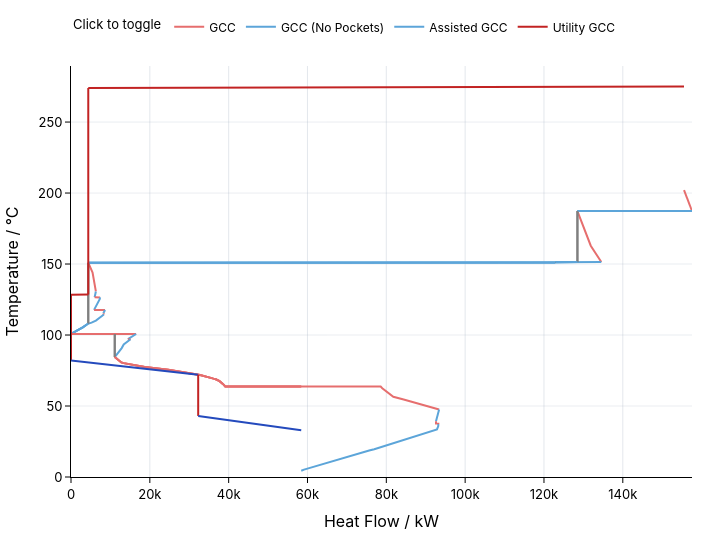

The notebook cell saved with this chart:
### Markdown cell above
## Render the key graphs in scope order
Read the local-process GCC first, then move to the total-site profiles and the Site Utility Grand Composite Curve. Because the case is a real `PinchProblem`, the standard `plot` accessor is enough for all three figures.

### Code cell
baseline.plot.grand_composite_curve(zone_name=direct_target_name)

### Figure 1 — Plotly figure (JSON) as saved in the notebook; plotly's stock layout.template omitted (floating-point values rounded to 4 significant figures)
{"data": [{"hovertemplate": "GCC<br>Heat Flow / kW: %{x}<br>Temperature / °C: %{y}<extra></extra>", "legendgroup": "GCC", "line": {"color": "#e66e6e", "width": 2}, "mode": "lines", "name": "GCC", "showlegend": true, "type": "scatter", "x": [155500.0, 157600.0], "y": [202, 187.4]}, {"hovertemplate": "GCC<br>Heat Flow / kW: %{x}<br>Temperature / °C: %{y}<extra></extra>", "legendgroup": "GCC", "line": {"color": "#5ca5d9", "width": 2}, "mode": "lines", "name": "GCC", "showlegend": false, "type": "scatter", "x": [157600.0, 155500.0, 128500.0], "y": [187.4, 187.4, 187.3]}, {"hovertemplate": "GCC<br>Heat Flow / kW: %{x}<br>Temperature / °C: %{y}<extra></extra>", "legendgroup": "GCC", "line": {"color": "#e66e6e", "width": 2}, "mode": "lines", "name": "GCC", "showlegend": false, "type": "scatter", "x": [128500.0, 131900.0, 134500.0], "y": [187.3, 162.9, 151.4]}, {"hovertemplate": "GCC<br>Heat Flow / kW: %{x}<br>Temperature / °C: %{y}<extra></extra>", "legendgroup": "GCC", "line": {"color": "#5ca5d9", "width": 2}, "mode": "lines", "name": "GCC", "showlegend": false, "type": "scatter", "x": [134500.0, 128500.0, 122800.0], "y": [151.4, 151.3, 151.3]}, {"hovertemplate": "GCC<br>Heat Flow / kW: %{x}<br>Temperature / °C: %{y}<extra></extra>", "legendgroup": "GCC", "line": {"color": "#e66e6e", "width": 2}, "mode": "lines", "name": "GCC", "showlegend": false, "type": "scatter", "x": [122800.0, 122900.0], "y": [151.3, 151]}, {"hovertemplate": "GCC<br>Heat Flow / kW: %{x}<br>Temperature / °C: %{y}<extra></extra>", "legendgroup": "GCC", "line": {"color": "#5ca5d9", "width": 2}, "mode": "lines", "name": "GCC", "showlegend": false, "type": "scatter", "x": [122900.0, 122800.0, 8218.0, 4381.0], "y": [151, 151, 150.9, 150.9]}, {"hovertemplate": "GCC<br>Heat Flow / kW: %{x}<br>Temperature / °C: %{y}<extra></extra>", "legendgroup": "GCC", "line": {"color": "#e66e6e", "width": 2}, "mode": "lines", "name": "GCC", "showlegend": false, "type": "scatter", "x": [4381.0, 4404.0, 4762.0, 5474.0, 6306.0], "y": [150.9, 150.8, 148.5, 144, 130.7]}, {"hovertemplate": "GCC<br>Heat Flow / kW: %{x}<br>Temperature / °C: %{y}<extra></extra>", "legendgroup": "GCC", "line": {"color": "#5ca5d9", "width": 2}, "mode": "lines", "name": "GCC", "showlegend": false, "type": "scatter", "x": [6306.0, 6141.0, 6133.0, 5995.0], "y": [130.7, 128.5, 128.4, 126.6]}, {"hovertemplate": "GCC<br>Heat Flow / kW: %{x}<br>Temperature / °C: %{y}<extra></extra>", "legendgroup": "GCC", "line": {"color": "#e66e6e", "width": 2}, "mode": "lines", "name": "GCC", "showlegend": false, "type": "scatter", "x": [5995.0, 7382.0], "y": [126.6, 126.5]}, {"hovertemplate": "GCC<br>Heat Flow / kW: %{x}<br>Temperature / °C: %{y}<extra></extra>", "legendgroup": "GCC", "line": {"color": "#5ca5d9", "width": 2}, "mode": "lines", "name": "GCC", "showlegend": false, "type": "scatter", "x": [7382.0, 7283.0, 5850.0], "y": [126.5, 125.2, 117.7]}, {"hovertemplate": "GCC<br>Heat Flow / kW: %{x}<br>Temperature / °C: %{y}<extra></extra>", "legendgroup": "GCC", "line": {"color": "#e66e6e", "width": 2}, "mode": "lines", "name": "GCC", "showlegend": false, "type": "scatter", "x": [5850.0, 8639.0], "y": [117.7, 117.6]}, {"hovertemplate": "GCC<br>Heat Flow / kW: %{x}<br>Temperature / °C: %{y}<extra></extra>", "legendgroup": "GCC", "line": {"color": "#5ca5d9", "width": 2}, "mode": "lines", "name": "GCC", "showlegend": false, "type": "scatter", "x": [8639.0, 8200.0], "y": [117.6, 115.3]}, {"hovertemplate": "GCC<br>Heat Flow / kW: %{x}<br>Temperature / °C: %{y}<extra></extra>", "legendgroup": "GCC", "line": {"color": "#e66e6e", "width": 2}, "mode": "lines", "name": "GCC", "showlegend": false, "type": "scatter", "x": [8200.0, 8345.0], "y": [115.3, 114.4]}, {"hovertemplate": "GCC<br>Heat Flow / kW: %{x}<br>Temperature / °C: %{y}<extra></extra>", "legendgroup": "GCC", "line": {"color": "#5ca5d9", "width": 2}, "mode": "lines", "name": "GCC", "showlegend": false, "type": "scatter", "x": [8345.0, 6545.0, 6315.0, 5219.0, 4381.0, 4293.0, 2989.0, 407.4, 0], "y": [114.4, 110.6, 110.2, 108.7, 108.0, 107.9, 105.4, 101.5, 100.8]}, {"hovertemplate": "GCC<br>Heat Flow / kW: %{x}<br>Temperature / °C: %{y}<extra></extra>", "legendgroup": "GCC", "line": {"color": "#e66e6e", "width": 2}, "mode": "lines", "name": "GCC", "showlegend": false, "type": "scatter", "x": [0, 11100.0, 16530.0], "y": [100.8, 100.7, 100.7]}, {"hovertemplate": "GCC<br>Heat Flow / kW: %{x}<br>Temperature / °C: %{y}<extra></extra>", "legendgroup": "GCC", "line": {"color": "#5ca5d9", "width": 2}, "mode": "lines", "name": "GCC", "showlegend": false, "type": "scatter", "x": [16530.0, 14490.0, 14430.0], "y": [100.7, 97.2, 97.1]}, {"hovertemplate": "GCC<br>Heat Flow / kW: %{x}<br>Temperature / °C: %{y}<extra></extra>", "legendgroup": "GCC", "line": {"color": "#e66e6e", "width": 2}, "mode": "lines", "name": "GCC", "showlegend": false, "type": "scatter", "x": [14430.0, 15100.0], "y": [97.1, 97]}, {"hovertemplate": "GCC<br>Heat Flow / kW: %{x}<br>Temperature / °C: %{y}<extra></extra>", "legendgroup": "GCC", "line": {"color": "#5ca5d9", "width": 2}, "mode": "lines", "name": "GCC", "showlegend": false, "type": "scatter", "x": [15100.0, 13770.0, 13370.0, 12870.0, 11920.0, 11390.0, 11250.0, 11250.0, 11100.0], "y": [97, 94.6, 93.3, 90.8, 87.6, 85.8, 85.5, 85.1, 84.5]}, {"hovertemplate": "GCC<br>Heat Flow / kW: %{x}<br>Temperature / °C: %{y}<extra></extra>", "legendgroup": "GCC", "line": {"color": "#e66e6e", "width": 2}, "mode": "lines", "name": "GCC", "showlegend": false, "type": "scatter", "x": [11100.0, 11460.0, 12180.0, 12400.0, 12400.0, 12770.0, 13370.0, 14870.0, 18730.0, 24670.0, 25160.0, 26680.0, 29510.0, 31060.0, 32750.0, 36150.0, 36610.0, 37690.0, 38250.0, 38490.0, 38590.0, 39140.0, 58410.0, 63220.0, 78564, 78970.0, 81460.0, 81780.0, 84400.0, 84520.0, 87280.0, 88330.0, 89130.0, 91910.0, 92910.0, 93390.0], "y": [84.5, 83.7, 82.5, 81.9, 81.6, 80.7, 80.2, 79.5, 77.5, 75.5, 75.3, 74.3, 73.1, 72.5, 71.8, 69.3, 69, 67.5, 66.3, 65.9, 65.4, 63.8, 63.75, 63.74, 63.7, 62.5, 57.2, 56.5, 54.6, 54.5, 52.5, 51.7, 51.1, 49, 48, 47.5]}, {"hovertemplate": "GCC<br>Heat Flow / kW: %{x}<br>Temperature / °C: %{y}<extra></extra>", "legendgroup": "GCC", "line": {"color": "#5ca5d9", "width": 2}, "mode": "lines", "name": "GCC", "showlegend": false, "type": "scatter", "x": [93390.0, 92641, 92600.0], "y": [47.5, 40.2, 39.3]}, {"hovertemplate": "GCC<br>Heat Flow / kW: %{x}<br>Temperature / °C: %{y}<extra></extra>", "legendgroup": "GCC", "line": {"color": "#e66e6e", "width": 2}, "mode": "lines", "name": "GCC", "showlegend": false, "type": "scatter", "x": [92600.0, 92610.0, 93190.0, 93200.0], "y": [39.3, 37.7, 37.6, 37.4]}, {"hovertemplate": "GCC<br>Heat Flow / kW: %{x}<br>Temperature / °C: %{y}<extra></extra>", "legendgroup": "GCC", "line": {"color": "#5ca5d9", "width": 2}, "mode": "lines", "name": "GCC", "showlegend": false, "type": "scatter", "x": [93200.0, 93180.0, 92850.0, 80790.0, 76940.0, 75650.0, 65640.0, 60880.0, 59430.0, 59120.0, 58410.0], "y": [37.4, 35.8, 33.5, 22.5, 19.5, 18.6, 10.8, 6.8, 5.5, 5.2, 4.4]}, {"hovertemplate": "GCC (No Pockets)<br>Heat Flow / kW: %{x}<br>Temperature / °C: %{y}<extra></extra>", "legendgroup": "GCC (No Pockets)", "line": {"color": "#5ca5d9", "width": 2}, "mode": "lines", "name": "GCC (No Pockets)", "showlegend": true, "type": "scatter", "x": [155500.0, 128500.0], "y": [187.4, 187.3]}, {"hovertemplate": "GCC (No Pockets)<br>Heat Flow / kW: %{x}<br>Temperature / °C: %{y}<extra></extra>", "legendgroup": "GCC (No Pockets)", "line": {"color": "#7f7f7f", "width": 2}, "mode": "lines", "name": "GCC (No Pockets)", "showlegend": false, "type": "scatter", "x": [128500.0, 128500.0], "y": [187.3, 151.3]}, {"hovertemplate": "GCC (No Pockets)<br>Heat Flow / kW: %{x}<br>Temperature / °C: %{y}<extra></extra>", "legendgroup": "GCC (No Pockets)", "line": {"color": "#5ca5d9", "width": 2}, "mode": "lines", "name": "GCC (No Pockets)", "showlegend": false, "type": "scatter", "x": [128500.0, 122800.0], "y": [151.3, 151.3]}, {"hovertemplate": "GCC (No Pockets)<br>Heat Flow / kW: %{x}<br>Temperature / °C: %{y}<extra></extra>", "legendgroup": "GCC (No Pockets)", "line": {"color": "#7f7f7f", "width": 2}, "mode": "lines", "name": "GCC (No Pockets)", "showlegend": false, "type": "scatter", "x": [122800.0, 122800.0], "y": [151.3, 151]}, {"hovertemplate": "GCC (No Pockets)<br>Heat Flow / kW: %{x}<br>Temperature / °C: %{y}<extra></extra>", "legendgroup": "GCC (No Pockets)", "line": {"color": "#5ca5d9", "width": 2}, "mode": "lines", "name": "GCC (No Pockets)", "showlegend": false, "type": "scatter", "x": [122800.0, 8218.0, 4381.0], "y": [151, 150.9, 150.9]}, {"hovertemplate": "GCC (No Pockets)<br>Heat Flow / kW: %{x}<br>Temperature / °C: %{y}<extra></extra>", "legendgroup": "GCC (No Pockets)", "line": {"color": "#7f7f7f", "width": 2}, "mode": "lines", "name": "GCC (No Pockets)", "showlegend": false, "type": "scatter", "x": [4381.0, 4381.0], "y": [150.9, 108.0]}, {"hovertemplate": "GCC (No Pockets)<br>Heat Flow / kW: %{x}<br>Temperature / °C: %{y}<extra></extra>", "legendgroup": "GCC (No Pockets)", "line": {"color": "#5ca5d9", "width": 2}, "mode": "lines", "name": "GCC (No Pockets)", "showlegend": false, "type": "scatter", "x": [4381.0, 4293.0, 2989.0, 407.4, 0], "y": [108.0, 107.9, 105.4, 101.5, 100.8]}, {"hovertemplate": "GCC (No Pockets)<br>Heat Flow / kW: %{x}<br>Temperature / °C: %{y}<extra></extra>", "legendgroup": "GCC (No Pockets)", "line": {"color": "#e66e6e", "width": 2}, "mode": "lines", "name": "GCC (No Pockets)", "showlegend": false, "type": "scatter", "x": [0, 11100.0], "y": [100.8, 100.7]}, {"hovertemplate": "GCC (No Pockets)<br>Heat Flow / kW: %{x}<br>Temperature / °C: %{y}<extra></extra>", "legendgroup": "GCC (No Pockets)", "line": {"color": "#7f7f7f", "width": 2}, "mode": "lines", "name": "GCC (No Pockets)", "showlegend": false, "type": "scatter", "x": [11100.0, 11100.0], "y": [100.7, 84.5]}, {"hovertemplate": "GCC (No Pockets)<br>Heat Flow / kW: %{x}<br>Temperature / °C: %{y}<extra></extra>", "legendgroup": "GCC (No Pockets)", "line": {"color": "#e66e6e", "width": 2}, "mode": "lines", "name": "GCC (No Pockets)", "showlegend": false, "type": "scatter", "x": [11100.0, 11460.0, 12180.0, 12400.0, 12400.0, 12770.0, 13370.0, 14870.0, 18730.0, 24670.0, 25160.0, 26680.0, 29510.0, 31060.0, 32750.0, 36150.0, 36610.0, 37690.0, 38250.0, 38490.0, 38590.0, 39140.0, 58410.0], "y": [84.5, 83.7, 82.5, 81.9, 81.6, 80.7, 80.2, 79.5, 77.5, 75.5, 75.3, 74.3, 73.1, 72.5, 71.8, 69.3, 69, 67.5, 66.3, 65.9, 65.4, 63.8, 63.75]}, {"hovertemplate": "Assisted GCC<br>Heat Flow / kW: %{x}<br>Temperature / °C: %{y}<extra></extra>", "legendgroup": "Assisted GCC", "line": {"color": "#5ca5d9", "width": 2}, "mode": "lines", "name": "Assisted GCC", "showlegend": true, "type": "scatter", "x": [155500.0, 128500.0], "y": [187.4, 187.3]}, {"hovertemplate": "Assisted GCC<br>Heat Flow / kW: %{x}<br>Temperature / °C: %{y}<extra></extra>", "legendgroup": "Assisted GCC", "line": {"color": "#7f7f7f", "width": 2}, "mode": "lines", "name": "Assisted GCC", "showlegend": false, "type": "scatter", "x": [128500.0, 128500.0], "y": [187.3, 151.3]}, {"hovertemplate": "Assisted GCC<br>Heat Flow / kW: %{x}<br>Temperature / °C: %{y}<extra></extra>", "legendgroup": "Assisted GCC", "line": {"color": "#5ca5d9", "width": 2}, "mode": "lines", "name": "Assisted GCC", "showlegend": false, "type": "scatter", "x": [128500.0, 122800.0], "y": [151.3, 151.3]}, {"hovertemplate": "Assisted GCC<br>Heat Flow / kW: %{x}<br>Temperature / °C: %{y}<extra></extra>", "legendgroup": "Assisted GCC", "line": {"color": "#7f7f7f", "width": 2}, "mode": "lines", "name": "Assisted GCC", "showlegend": false, "type": "scatter", "x": [122800.0, 122800.0], "y": [151.3, 151]}, {"hovertemplate": "Assisted GCC<br>Heat Flow / kW: %{x}<br>Temperature / °C: %{y}<extra></extra>", "legendgroup": "Assisted GCC", "line": {"color": "#5ca5d9", "width": 2}, "mode": "lines", "name": "Assisted GCC", "showlegend": false, "type": "scatter", "x": [122800.0, 8218.0, 4381.0], "y": [151, 150.9, 150.9]}, {"hovertemplate": "Assisted GCC<br>Heat Flow / kW: %{x}<br>Temperature / °C: %{y}<extra></extra>", "legendgroup": "Assisted GCC", "line": {"color": "#7f7f7f", "width": 2}, "mode": "lines", "name": "Assisted GCC", "showlegend": false, "type": "scatter", "x": [4381.0, 4381.0], "y": [150.9, 108.0]}, {"hovertemplate": "Assisted GCC<br>Heat Flow / kW: %{x}<br>Temperature / °C: %{y}<extra></extra>", "legendgroup": "Assisted GCC", "line": {"color": "#5ca5d9", "width": 2}, "mode": "lines", "name": "Assisted GCC", "showlegend": false, "type": "scatter", "x": [4381.0, 4293.0, 2989.0, 407.4, 0], "y": [108.0, 107.9, 105.4, 101.5, 100.8]}, {"hovertemplate": "Assisted GCC<br>Heat Flow / kW: %{x}<br>Temperature / °C: %{y}<extra></extra>", "legendgroup": "Assisted GCC", "line": {"color": "#e66e6e", "width": 2}, "mode": "lines", "name": "Assisted GCC", "showlegend": false, "type": "scatter", "x": [0, 11100.0], "y": [100.8, 100.7]}, {"hovertemplate": "Assisted GCC<br>Heat Flow / kW: %{x}<br>Temperature / °C: %{y}<extra></extra>", "legendgroup": "Assisted GCC", "line": {"color": "#7f7f7f", "width": 2}, "mode": "lines", "name": "Assisted GCC", "showlegend": false, "type": "scatter", "x": [11100.0, 11100.0], "y": [100.7, 84.5]}, {"hovertemplate": "Assisted GCC<br>Heat Flow / kW: %{x}<br>Temperature / °C: %{y}<extra></extra>", "legendgroup": "Assisted GCC", "line": {"color": "#e66e6e", "width": 2}, "mode": "lines", "name": "Assisted GCC", "showlegend": false, "type": "scatter", "x": [11100.0, 11460.0, 12180.0, 12400.0, 12400.0, 12770.0, 13370.0, 14870.0, 18730.0, 24670.0, 25160.0, 26680.0, 29510.0, 31060.0, 32750.0, 36150.0, 36610.0, 37690.0, 38250.0, 38490.0, 38590.0, 39140.0, 58410.0], "y": [84.5, 83.7, 82.5, 81.9, 81.6, 80.7, 80.2, 79.5, 77.5, 75.5, 75.3, 74.3, 73.1, 72.5, 71.8, 69.3, 69, 67.5, 66.3, 65.9, 65.4, 63.8, 63.75]}, {"hovertemplate": "Utility GCC<br>Heat Flow / kW: %{x}<br>Temperature / °C: %{y}<extra></extra>", "legendgroup": "Utility GCC", "line": {"color": "#C22323", "width": 2}, "mode": "lines", "name": "Utility GCC", "showlegend": true, "type": "scatter", "x": [155500.0, 4381.0], "y": [275, 274]}, {"hovertemplate": "Utility GCC<br>Heat Flow / kW: %{x}<br>Temperature / °C: %{y}<extra></extra>", "legendgroup": "Utility GCC", "line": {"color": "#C22323", "width": 2}, "mode": "lines", "name": "Utility GCC", "showlegend": false, "type": "scatter", "x": [4381.0, 4381.0], "y": [274, 128.5]}, {"hovertemplate": "Utility GCC<br>Heat Flow / kW: %{x}<br>Temperature / °C: %{y}<extra></extra>", "legendgroup": "Utility GCC", "line": {"color": "#C22323", "width": 2}, "mode": "lines", "name": "Utility GCC", "showlegend": false, "type": "scatter", "x": [4381.0, 0], "y": [128.5, 128.4]}, {"hovertemplate": "Utility GCC<br>Heat Flow / kW: %{x}<br>Temperature / °C: %{y}<extra></extra>", "legendgroup": "Utility GCC", "line": {"color": "#C22323", "width": 2}, "mode": "lines", "name": "Utility GCC", "showlegend": false, "type": "scatter", "x": [0, 0], "y": [128.4, 82]}, {"hovertemplate": "Utility GCC<br>Heat Flow / kW: %{x}<br>Temperature / °C: %{y}<extra></extra>", "legendgroup": "Utility GCC", "line": {"color": "#244abd", "width": 2}, "mode": "lines", "name": "Utility GCC", "showlegend": false, "type": "scatter", "x": [0, 32270.0], "y": [82, 72]}, {"hovertemplate": "Utility GCC<br>Heat Flow / kW: %{x}<br>Temperature / °C: %{y}<extra></extra>", "legendgroup": "Utility GCC", "line": {"color": "#C22323", "width": 2}, "mode": "lines", "name": "Utility GCC", "showlegend": false, "type": "scatter", "x": [32270.0, 32270.0], "y": [72, 43]}, {"hovertemplate": "Utility GCC<br>Heat Flow / kW: %{x}<br>Temperature / °C: %{y}<extra></extra>", "legendgroup": "Utility GCC", "line": {"color": "#244abd", "width": 2}, "mode": "lines", "name": "Utility GCC", "showlegend": false, "type": "scatter", "x": [32270.0, 58410.0], "y": [43, 33]}], "layout": {"autosize": false, "font": {"color": "#000000", "family": "IBM Plex Sans, Inter, system-ui, sans-serif", "size": 13}, "height": 540, "hoverlabel": {"bgcolor": "#ffffff", "font": {"color": "#000000"}}, "hovermode": "closest", "legend": {"font": {"color": "#000000", "size": 12}, "orientation": "h", "title": {"font": {"color": "#000000", "size": 13}, "text": "Click to toggle"}, "y": 1.06, "yanchor": "bottom"}, "margin": {"b": 48, "l": 50, "r": 28, "t": 64}, "paper_bgcolor": "#ffffff", "plot_bgcolor": "#ffffff", "width": 720, "xaxis": {"gridcolor": "rgba(148, 163, 184, 0.25)", "linecolor": "#000000", "rangemode": "tozero", "showgrid": true, "showline": true, "tickcolor": "#000000", "tickfont": {"color": "#000000"}, "ticks": "outside", "title": {"font": {"color": "#000000"}, "text": "Heat Flow / kW"}, "zeroline": true, "zerolinecolor": "rgba(15, 23, 42, 0.8)", "zerolinewidth": 1.25}, "yaxis": {"gridcolor": "rgba(148, 163, 184, 0.2)", "linecolor": "#000000", "rangemode": "tozero", "showgrid": true, "showline": true, "tickcolor": "#000000", "tickfont": {"color": "#000000"}, "ticks": "outside", "title": {"font": {"color": "#000000"}, "text": "Temperature / °C"}, "zeroline": true, "zerolinecolor": "rgba(15, 23, 42, 0.8)", "zerolinewidth": 1.25}}}
